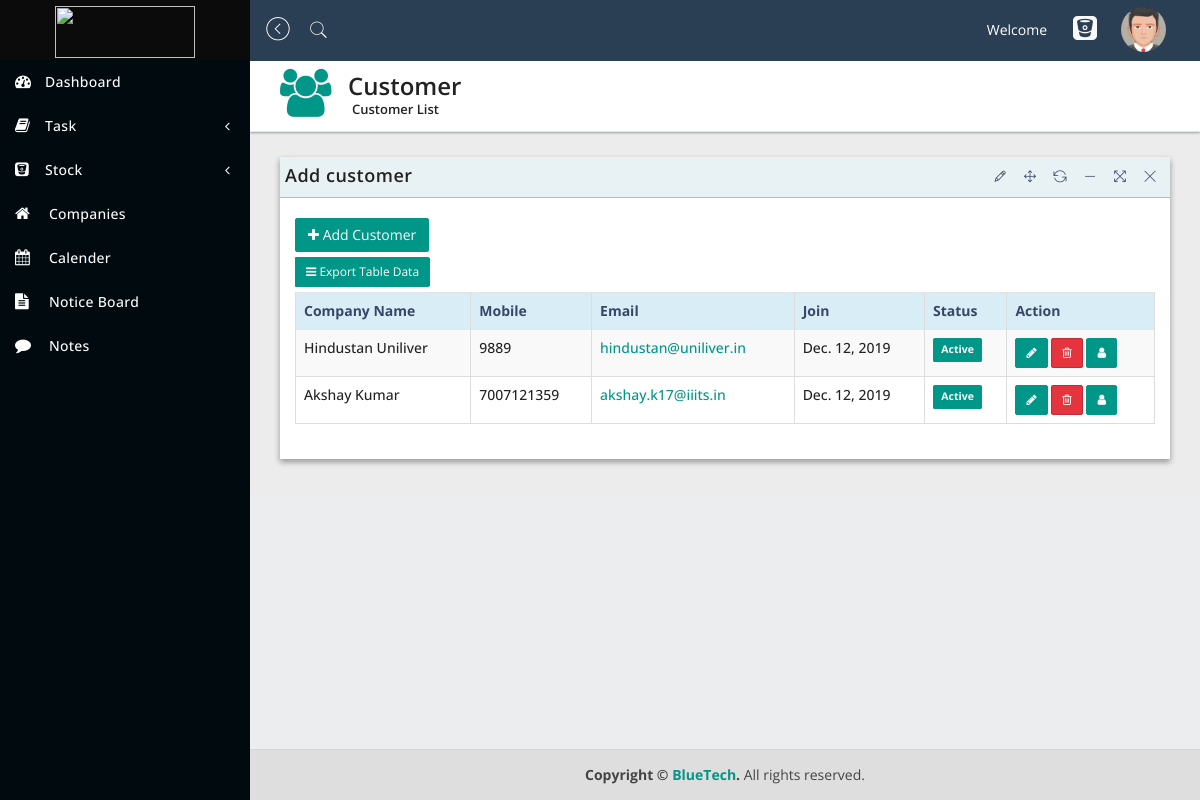
/sales/customerlist/, run on the app's committed database.
### Sales/models.py (models this page shows, shortened)
class Customer(models.Model):
    company_name = models.CharField(max_length=200)
    email = models.EmailField(blank=False, unique=True)
    mobile = models.IntegerField(blank=False, unique=True)
    account_number = models.IntegerField(blank=True)
    ifsc_code = models.CharField(blank=True, max_length=20)
    bank_name = models.CharField(max_length=100, blank=True)
    address = models.CharField(max_length=500, blank=True)
    status = models.CharField(choices=status, null=False, max_length=10)
    doj = models.DateField(default=datetime.date.today, blank=True)

### Sales/views.py (the view)
# urls.py: path('customerlist/', views.customer_list, name='customer_list'),
def customer_list(request):
    customers = Customer.objects.all()
    return render(request, "Sales/clist.html", {"customers": customers})

### Sales/templates/Sales/clist.html (shortened to what this page needs)
{% extends "home/navbar.html" %}
{% load static %}
{% load widget_tweaks %}
{% block body %}
    <div class="content-wrapper">
        <section class="content-header">
            <div class="header-icon">
                <i class="fa fa-users"></i>
            </div>
            <div class="header-title">
                <h1>Customer</h1>
                <small>Customer List</small>
            </div>
        </section>
        <section class="content">
            <div class="row">
                <div class="col-sm-12">
                    <div class="panel panel-bd lobidrag">
                        <div class="panel-heading">
                            <div class="btn-group" id="buttonexport">
                                <a href="{% url "sales:add_customer" %}">
                                 <h4>Add customer</h4>
                              </a>
                           </div>
                        </div>
                        <div class=" panel-body">
                                <div class="btn-group">
                                    <div class="buttonexport" id="buttonlist">
                                        <a class="btn btn-add" href="{% url "sales:add_customer" %}"> <i
                                                class="fa fa-plus"></i> Add Customer
                                        </a>
                                    </div>
                                    <button class="btn btn-exp btn-sm dropdown-toggle" data-toggle="dropdown"><i
                                            class="fa fa-bars"></i> Export Table Data
                                    </button>
                                </div>
                                <div class="table-responsive">
                                    <table id="dataTableExample1"
                                           class="table table-bordered table-striped table-hover">
                                        <thead>
                                        <tr class="info">
                                            <th>Company Name</th>
                                            <th>Mobile</th>
                                            <th>Email</th>
                                            <th>Join</th>
                                            <th>Status</th>
                                            <th>Action</th>
                                        </tr>
                                        </thead>
                                        <tbody>
                                        {% for customer in customers %}
                                            <tr>
                                                <td>
                                                    {{ customer.company_name }}
                                                </td>
                                                <td>{{ customer.mobile }}</td>
                                                <td><a href="{{ customer.email }}" class="__cf_email__"
                                                       data-cfemail="6a0b06180b10132a1e020f070f07030403191e0f1844090507">{{ customer.email }}</a>
                                                </td>
                                                <td>{{ customer.doj }}</td>
                                                <td><span
                                                        class="label-custom label label-default">{{ customer.status }}</span>
                                                </td>
                                                <td>
                                                    <a href="{% url 'sales:update_customer' customer.id %}"
                                                       type="button" class="btn btn-add btn-sm" data-toggle="modal"><i
                                                            class="fa fa-pencil"></i>
                                                    </a>
                                                    <a href="{% url 'sales:remove_customer' customer.id %}"
                                                       type="button" class="btn btn-danger btn-sm"
                                                       data-toggle="modal"><i
                                                            class="fa fa-trash-o"></i></a>
                                                    <a href="{% url 'sales:customer_detail' customer.id %}"
                                                       type="button" class="btn btn-add btn-sm" data-toggle="modal"><i class="fa fa-user"></i></i>
                                                    </a>
                                                </td>
                                            </tr>
                                        {% endfor %}
                                        </tbody>
                                    </table>
                                </div>
                            </div>
                        </div>
                    </div>
                </div>
        </section>
    </div>
{% endblock %}

### data on the page
Customer: company_name "Hindustan Uniliver", mobile "9889", email "hindustan@uniliver.in", doj "Dec. 12, 2019", status "Active"
Customer: company_name "Akshay Kumar", mobile "7007121359", email "akshay.k17@iiits.in", doj "Dec. 12, 2019", status "Active"
